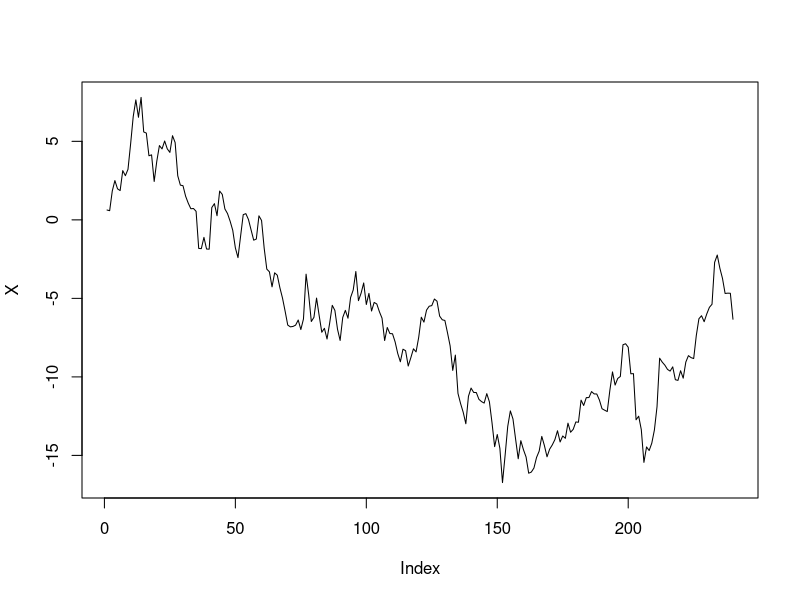

Write R code to recreate this figure.
E=rnorm(240)
X=cumsum(E)
plot(X,type="l")

lags=0
z=diff(X)
n=length(z)
z.diff=embed(z, lags+1)[,1]
z.lag.1=X[(lags+1):n]
summary(lm(z.diff~0+z.lag.1 ))

summary(lm(z.diff~0+z.lag.1 ))$coefficients

library(urca)
df=ur.df(X,type="none",lags=0)
df

qnorm(c(.01,.05,.1)/2)

summary(df)